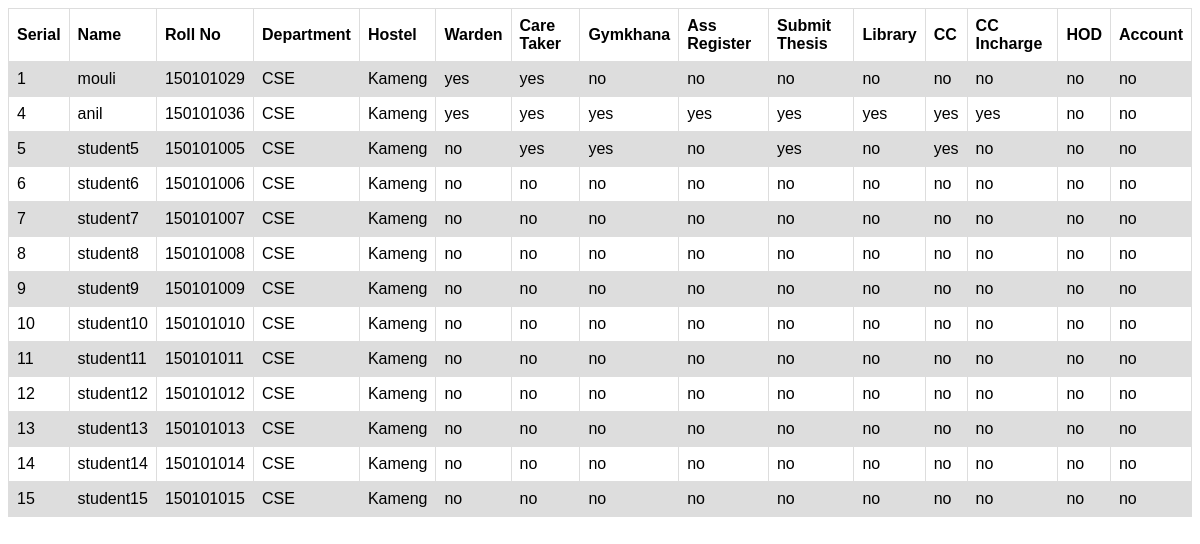
Screenshot of /login-form-shake-effect/login-form-shake-effect/login-form-shake-effect/care_taker.php (signed in) with the database file from the repository.
### tables this page shows
CREATE TABLE `student` (
  `serial` int(4) NOT NULL,
  `name` varchar(50) NOT NULL,
  `password` varchar(15) NOT NULL,
  `roll_num` int(9) NOT NULL,
  `department` varchar(4) NOT NULL,
  `hostel` varchar(10) NOT NULL,
  `warden` tinyint(1) NOT NULL DEFAULT '0',
  `care_taker` tinyint(1) NOT NULL DEFAULT '0',
  `gymkhana` tinyint(1) NOT NULL DEFAULT '0',
  `asst_register` tinyint(1) NOT NULL DEFAULT '0',
  `submit_thesis` tinyint(1) NOT NULL DEFAULT '0',
  `library` tinyint(1) NOT NULL DEFAULT '0',
  `cc_online_no_dues` tinyint(1) NOT NULL DEFAULT '0',
  `cc_in_charge` tinyint(1) NOT NULL DEFAULT '0',
  `faculty` tinyint(4) NOT NULL DEFAULT '0',
  `hod` tinyint(1) NOT NULL DEFAULT '0',
  `account` tinyint(1) NOT NULL DEFAULT '0',
  `Amit Awekar` tinyint(4) NOT NULL DEFAULT '0',
  `Arjit Sur` tinyint(4) NOT NULL DEFAULT '0',
  `Arnab Sarkar` tinyint(4) NOT NULL DEFAULT '0',
  `Aryabartta Sahu` tinyint(4) NOT NULL DEFAULT '0',
  `Ashish Anand` tinyint(4) NOT NULL DEFAULT '0',
  `Benny George K` tinyint(4) NOT NULL DEFAULT '0',
  `Chandan Karfa` tinyint(4) NOT NULL DEFAULT '0',
  `Deepanjan Kesh` tinyint(4) NOT NULL DEFAULT '0',
  `Diganta Goswami` tinyint(4) NOT NULL DEFAULT '0',
  `G Sajith` tinyint(4) NOT NULL DEFAULT '0',
  `Gautam Barua` tinyint(4) NOT NULL DEFAULT '0',
  `Hemangee K Kapoor` tinyint(4) NOT NULL DEFAULT '0',
  `Jatindra Kumar Deka` tinyint(4) NOT NULL DEFAULT '0',
  `John Jose` tinyint(4) NOT NULL DEFAULT '0',
  `Pinaki Mitra` tinyint(4) NOT NULL DEFAULT '0',
  `Pradip Kr Das` tinyint(4) NOT NULL DEFAULT '0',
  `Purandar Bhaduri` tinyint(4) NOT NULL DEFAULT '0',
  `R Inkulu` tinyint(4) NOT NULL DEFAULT '0',
  `Rashmi Duta Baruah` tinyint(4) NOT NULL DEFAULT '0',
  `S V Rao` tinyint(4) NOT NULL DEFAULT '0',
  `Samit Bhattacharya` tinyint(4) NOT NULL DEFAULT '0',
  `Sanasam Ranbir Singh` tinyint(4) NOT NULL DEFAULT '0',
  `Santosh Biswas` tinyint(4) NOT NULL DEFAULT '0',
  `Shivashankar B Nair` tinyint(4) NOT NULL DEFAULT '0',
  `Sukumar Nandi` tinyint(4) NOT NULL DEFAULT '0',
  `Sushanta Karmakar` tinyint(4) NOT NULL DEFAULT '0',
  `T Venkatesh` tinyint(4) NOT NULL DEFAULT '0',
  `V Vijaya Saradhi` tinyint(4) NOT NULL DEFAULT '0'
);

### login-form-shake-effect/login-form-shake-effect/login-form-shake-effect/care_taker.php (the view, shortened to what this page needs)
<!DOCTYPE html>
<html>
    <head>
    </head>
<body>
<table>
    <tr>
        <th>Serial</th>
        <th>Name</th>
        <th>Roll No</th>
        <th>Department</th>
        <th>Hostel</th>
        <th>Warden</th>
        <th>Care Taker</th>
        <th>Gymkhana</th>
        <th>Ass Register</th>
        <th>Submit Thesis</th>
        <th>Library</th>
        <th>CC</th>
        <th>CC Incharge</th>
        <th>HOD</th>
        <th>Account</th>
    </tr>
<?php
if (!$_SESSION["name"] || $_SESSION["type"] != "care_taker")
{
    $_SESSION["error"] = "Please Login To continue:";
}
else
{
    $main_name = $_SESSION["name"];
    $main_q1 = "SELECT * FROM `care_taker` WHERE name = '$main_name'";
    $server = "localhost";
    $username = "root";
    $password = "";
    $Database = "no_dues";
    $conn = new mysqli($server, $username, $password, $Database);
    $main_res = $conn->query($main_q1);
    if ($main_res)
    {
        foreach ($main_res as $main_resArr)
        $main_hostel = $main_resArr["hostel"];
    }
    $query1 = "SELECT * FROM `student` WHERE hostel = '$main_hostel'";
    $res = $conn->query($query1);
    function decide($bol)
    {
        if ($bol) {
            return "yes";
        }
        else return "no";
    }
    if ($res) {
        foreach ($res as $row) {
            echo '<tr><td>'.$row['serial'].'</td><td>'.$row['name'].'</td><td>'.$row['roll_num'].'</td><td>'.$row['department'].'</td><td>'.$row['hostel'].'</td><td>'.decide($row['warden']).'</td><td>'.decide($row['care_taker']).'</td><td>'.decide($row['gymkhana']).'</td><td>'.decide($row['asst_register']).'</td><td>'.decide($row['submit_thesis']).'</td><td>'.decide($row['library']).'</td><td>'.decide($row['cc_online_no_dues']).'</td><td>'.decide($row['cc_in_charge']).'</td><td>'.decide($row['hod']).'</td><td>'.decide($row['account']);
        }
    }
}
?>
    </table>
</body>

### login-form-shake-effect/login-form-shake-effect/login-form-shake-effect/care_taker.php (style rules this page uses)
table { font-family: arial, sans-serif; border-collapse: collapse; width: 100%; }
td, th { border: 1px solid #dddddd; text-align: left; padding: 8px; }
tr:nth-child(even) { background-color: #dddddd; }

### rows the page displays
student: serial "1", name "mouli", roll_num "150101029", department "CSE", hostel "Kameng", warden "yes", care_taker "yes", gymkhana "no", asst_register "no", submit_thesis "no", library "no", cc_online_no_dues "no", cc_in_charge "no", hod "no", account "no"
student: serial "4", name "anil", roll_num "150101036", department "CSE", hostel "Kameng", warden "yes", care_taker "yes", gymkhana "yes", asst_register "yes", submit_thesis "yes", library "yes", cc_online_no_dues "yes", cc_in_charge "yes", hod "no", account "no"
student: serial "5", name "student5", roll_num "150101005", department "CSE", hostel "Kameng", warden "no", care_taker "yes", gymkhana "yes", asst_register "no", submit_thesis "yes", library "no", cc_online_no_dues "yes", cc_in_charge "no", hod "no", account "no"
student: serial "6", name "student6", roll_num "150101006", department "CSE", hostel "Kameng", warden "no", care_taker "no", gymkhana "no", asst_register "no", submit_thesis "no", library "no", cc_online_no_dues "no", cc_in_charge "no", hod "no", account "no"
student: serial "7", name "student7", roll_num "150101007", department "CSE", hostel "Kameng", warden "no", care_taker "no", gymkhana "no", asst_register "no", submit_thesis "no", library "no", cc_online_no_dues "no", cc_in_charge "no", hod "no", account "no"
student: serial "8", name "student8", roll_num "150101008", department "CSE", hostel "Kameng", warden "no", care_taker "no", gymkhana "no", asst_register "no", submit_thesis "no", library "no", cc_online_no_dues "no", cc_in_charge "no", hod "no", account "no"
student: serial "9", name "student9", roll_num "150101009", department "CSE", hostel "Kameng", warden "no", care_taker "no", gymkhana "no", asst_register "no", submit_thesis "no", library "no", cc_online_no_dues "no", cc_in_charge "no", hod "no", account "no"
student: serial "10", name "student10", roll_num "150101010", department "CSE", hostel "Kameng", warden "no", care_taker "no", gymkhana "no", asst_register "no", submit_thesis "no", library "no", cc_online_no_dues "no", cc_in_charge "no", hod "no", account "no"
student: serial "11", name "student11", roll_num "150101011", department "CSE", hostel "Kameng", warden "no", care_taker "no", gymkhana "no", asst_register "no", submit_thesis "no", library "no", cc_online_no_dues "no", cc_in_charge "no", hod "no", account "no"
student: serial "12", name "student12", roll_num "150101012", department "CSE", hostel "Kameng", warden "no", care_taker "no", gymkhana "no", asst_register "no", submit_thesis "no", library "no", cc_online_no_dues "no", cc_in_charge "no", hod "no", account "no"
student: serial "13", name "student13", roll_num "150101013", department "CSE", hostel "Kameng", warden "no", care_taker "no", gymkhana "no", asst_register "no", submit_thesis "no", library "no", cc_online_no_dues "no", cc_in_charge "no", hod "no", account "no"
student: serial "14", name "student14", roll_num "150101014", department "CSE", hostel "Kameng", warden "no", care_taker "no", gymkhana "no", asst_register "no", submit_thesis "no", library "no", cc_online_no_dues "no", cc_in_charge "no", hod "no", account "no"
student: serial "15", name "student15", roll_num "150101015", department "CSE", hostel "Kameng", warden "no", care_taker "no", gymkhana "no", asst_register "no", submit_thesis "no", library "no", cc_online_no_dues "no", cc_in_charge "no", hod "no", account "no"
